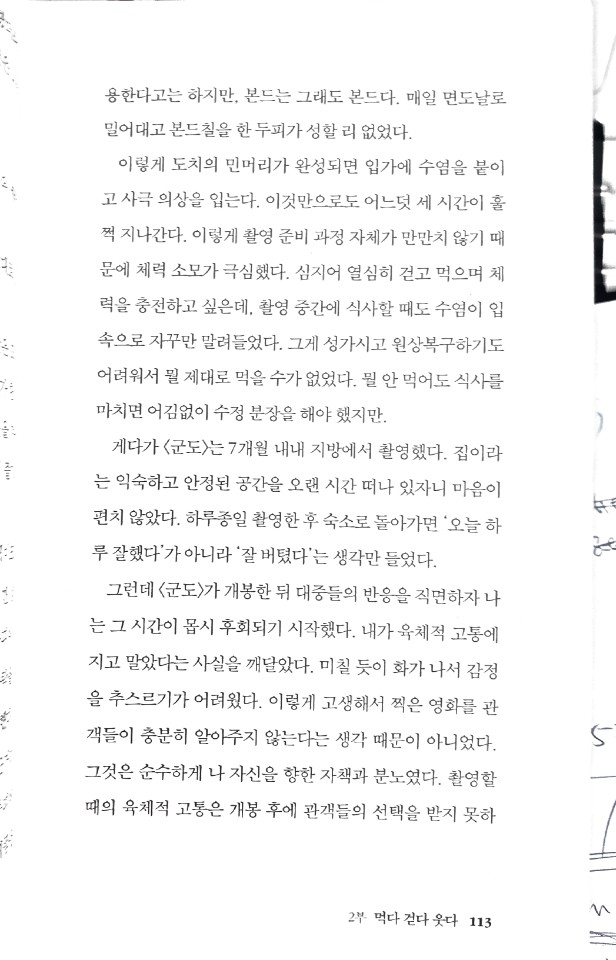
#> input picture img.png, 616 x 960 px
$ python -i preprocess_img.py   (imports and definitions only)
#> lines starting #> are read from the running program, lines starting #| are printed output that depends on the picture; after the words box and inside, x2 and y2 are one past the last pixel; in counts of white or black regions, pixels touching at a corner belong together
#> further down, picture is the input picture: shape (960, 616, 3); mean B, G, R 246.2, 246.2, 246.2
import numpy as np
import cv2
import pytesseract

def reorderPts(pts):
    idx = np.lexsort((pts[:, 1], pts[:, 0]))  # 칼럼0 -> 칼럼1 순으로 정렬한 인덱스를 반환
    pts = pts[idx]  # x좌표로 정렬

    if pts[0, 1] > pts[1, 1]:
        pts[[0, 1]] = pts[[1, 0]]

    if pts[2, 1] < pts[3, 1]:
        pts[[2, 3]] = pts[[3, 2]]

    return pts

def affine(img):
    h, w, *_ = img.shape
#> h = 960; w = 616
    srcQuad = np.array([[0, 0], [0, 0], [0, 0], [0, 0]], np.float32)
    dstQuad = np.array([[0, 0], [0, h], [w, h], [w, 0]], np.float32)
#> dstQuad = [[0, 0], [0, 960], [616, 960], [616, 0]]

    # 입력 영상 전처리
    src_gray = cv2.cvtColor(img, cv2.COLOR_BGR2GRAY)
    _, src_bin = cv2.threshold(src_gray, 0, 255, cv2.THRESH_BINARY | cv2.THRESH_OTSU)
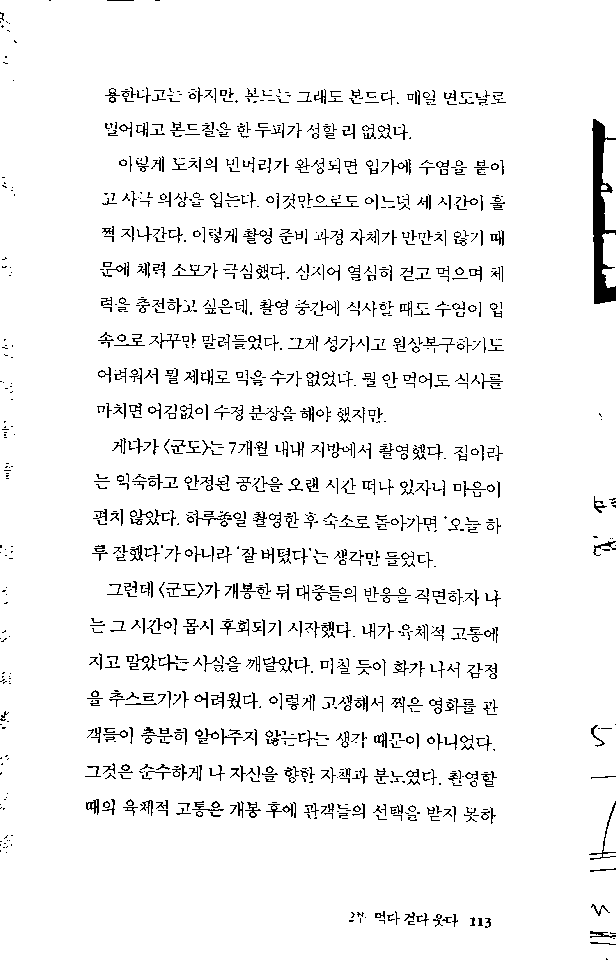
#> src_bin: shape (960, 616); 94.6% white; black in thin lines or dots

    # 외곽선 검출 및 명함 검출
    contours, _ = cv2.findContours(src_bin, cv2.RETR_EXTERNAL, cv2.CHAIN_APPROX_NONE)
#> contours = 6 contours, 1 with area under 20; largest, box (x1, y1, x2, y2) and area: (0, 0, 616, 960) 584674, (601, 139, 616, 230) 932, (602, 233, 616, 288) 559, (603, 805, 616, 852) 305, (601, 185, 608, 190) 20

    cpy = img.copy()
    max_area = 0
    for pts in contours:
        # 너무 작은 객체는 무시
        if cv2.contourArea(pts) < 1000:
            continue

        # 외곽선 근사화
        approx = cv2.approxPolyDP(pts, cv2.arcLength(pts, True) * 0.02, True)

        # 컨벡스가 아니고, 사각형이 아니면 무시
        if not cv2.isContourConvex(approx) or len(approx) != 4:
            continue
        if max_area < cv2.contourArea(approx):
            max_area = cv2.contourArea(approx)
        else:
            continue
        #cpy = cv2.polylines(cpy, [approx], True, (0, 255, 0), 10, cv2.LINE_AA)
        srcQuad = reorderPts(approx.reshape(4, 2).astype(np.float32))
#> this loop made 6 passes
#> (max_area, idx in reorderPts, srcQuad) on pass 6: (589785, [0, 1, 3, 2], [[0, 0], [0, 959], [615, 959], [615, 0]])
#> after the loop, max_area = 589785
        #cpy = cv2.drawContours(cpy, srcQuad, 0, (0,255,0), 3)
        #cv2.imshow('c', cv2.resize(cpy, tuple(x // 4 for x in cpy.shape[:2][::-1])))

    pers = cv2.getPerspectiveTransform(srcQuad, dstQuad)
#> pers = [[1, 0, 0], [-1.85e-16, 1, 0], [0, 0, 1]]
    dst = cv2.warpPerspective(img, pers, (w, h))
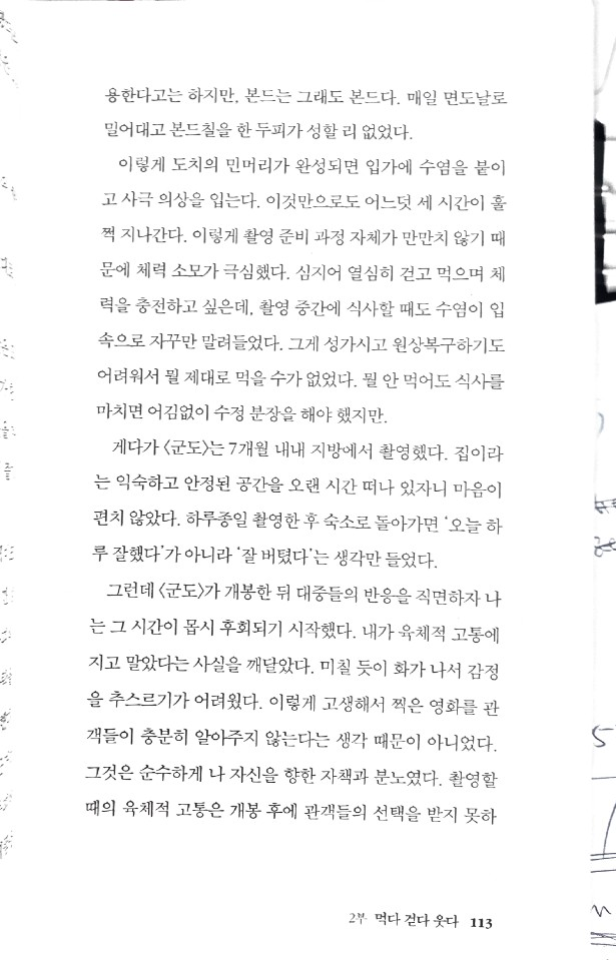
#> dst: shape (960, 616, 3); mean B, G, R 246.2, 246.2, 246.2
    return dst

def process(img):
    #cv2.imshow('origin', cv2.resize(img, tuple(x // 4 for x in img.shape[:2][::-1])))
    img = affine(img)
    # [5 lines of commented-out code are left out]
    return img


#process(cv2.imread('../s3.jpg'))

>>> import cv2
>>> picture = cv2.imread('../img.png')
>>> result = affine(picture)
